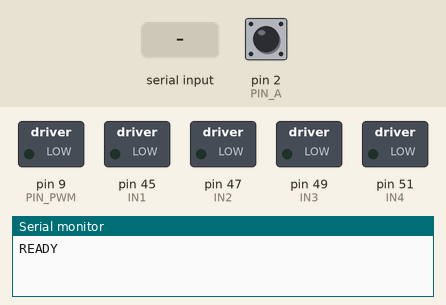
Simulated run of this sketch. Board: Arduino Mega 2560, built with avr-gcc and run on an emulated ATmega2560. Parts: switched loads named in the sketch (green lamp = pin HIGH), the last lines printed to the serial monitor. Inputs (shaded band) come from the test bench; at power-on: pin 2 (PIN_A) HIGH.

Above: at 1.2 s.
1.3 s: "ON\n" received over Serial
At 2.6 s:
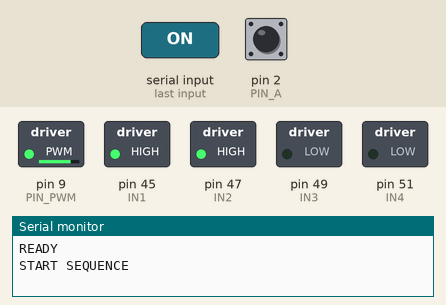
Timing chart, 0 to 4.3 s (numbered marks = the images above; inputs shaded):
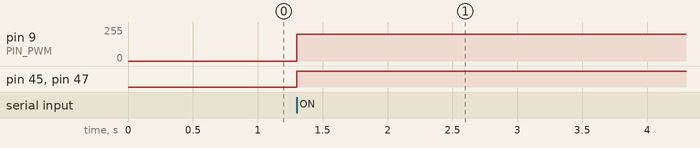

The sketch:

aiPhoneControl.ino
```cpp
#include <math.h>

// ====== 引脚定义（按你实际修改）======
#define PIN_A 2
#define PIN_B 3
#define PIN_PWM 9

#define IN1 45
#define IN2 47
#define IN3 49
#define IN4 51

// ====== 参数 ======
const float PULSE_TO_MM = 0.3140;
const int SPEED = 200;

// ====== 状态变量 ======
volatile long pulseCount = 0;
bool stopFlag = false;
String cmd = "";

// ====== 编码器中断 ======
void encoderISR() {
  pulseCount++;
}

// ====== 初始化 ======
void setup() {
  pinMode(PIN_A, INPUT_PULLUP);
  attachInterrupt(digitalPinToInterrupt(PIN_A), encoderISR, RISING);

  pinMode(IN1, OUTPUT);
  pinMode(IN2, OUTPUT);
  pinMode(IN3, OUTPUT);
  pinMode(IN4, OUTPUT);
  pinMode(PIN_PWM, OUTPUT);

  Serial.begin(115200);

  stopMotor();
  Serial.println("READY");
}

// ====== 主循环 ======
void loop() {
  readCommand();
}

// ====== 串口读取 ======
void readCommand() {
  while (Serial.available()) {
    char c = Serial.read();

    if (c == '\n' || c == '\r') {
      if (cmd.length() > 0) {
        cmd.trim();
        handleCommand(cmd);
        cmd = "";
      }
    } else {
      cmd += c;
    }
  }
}

// ====== 命令处理 ======
void handleCommand(String command) {
  command.toUpperCase();

  if (command == "ON") {
    Serial.println("START SEQUENCE");
    stopFlag = false;
    runSequence();
  }
  else if (command == "OFF") {
    Serial.println("STOP");
    stopFlag = true;
    stopMotor();
  }
}

// ====== 动作序列 ======
void runSequence() {

  moveDistance(250);   // 前300
  if (stopFlag) return;

  moveDistance(100);   // 前100
  if (stopFlag) return;

  moveDistance(-200);  // 后200
  if (stopFlag) return;

  moveDistance(-150);  // 后200
  if (stopFlag) return;

  stopMotor();
  Serial.println("DONE");
}

// ====== 核心函数：移动距离 ======
void moveDistance(float mm) {

  pulseCount = 0;
  long targetPulse = abs(mm / PULSE_TO_MM);

  if (mm > 0) {
    forward();
  } else {
    backward();
  }

  analogWrite(PIN_PWM, SPEED);

  while (pulseCount < targetPulse) {

    // ⭐关键：实时检查串口
    checkSerialDuringMove();

    if (stopFlag) {
      stopMotor();
      Serial.println("INTERRUPTED");
      return;
    }
  }

  stopMotor();
  delay(300);
}

// ====== 电机控制 ======
void forward() {
  digitalWrite(IN3, LOW);
  digitalWrite(IN4, LOW);
  digitalWrite(IN1, HIGH);
  digitalWrite(IN2, HIGH);
}

void backward() {
  digitalWrite(IN1, LOW);
  digitalWrite(IN2, LOW);
  digitalWrite(IN3, HIGH);
  digitalWrite(IN4, HIGH);
}

void stopMotor() {
  digitalWrite(IN1, LOW);
  digitalWrite(IN2, LOW);
  digitalWrite(IN3, LOW);
  digitalWrite(IN4, LOW);
  analogWrite(PIN_PWM, 0);
}

void checkSerialDuringMove() {

  while (Serial.available()) {
    char c = Serial.read();

    if (c == '\n' || c == '\r') {
      if (cmd.length() > 0) {
        cmd.trim();

        if (cmd.equalsIgnoreCase("OFF")) {
          stopFlag = true;
          Serial.println("STOP RECEIVED");
        }

        cmd = "";
      }
    } else {
      cmd += c;
    }
  }
}
```

Measured:
- after the input at 1.3 s, pin 9 (PIN_PWM): 0/255 → 200/255 at once; pin 45 (IN1), pin 47 (IN2): LOW → HIGH at once
